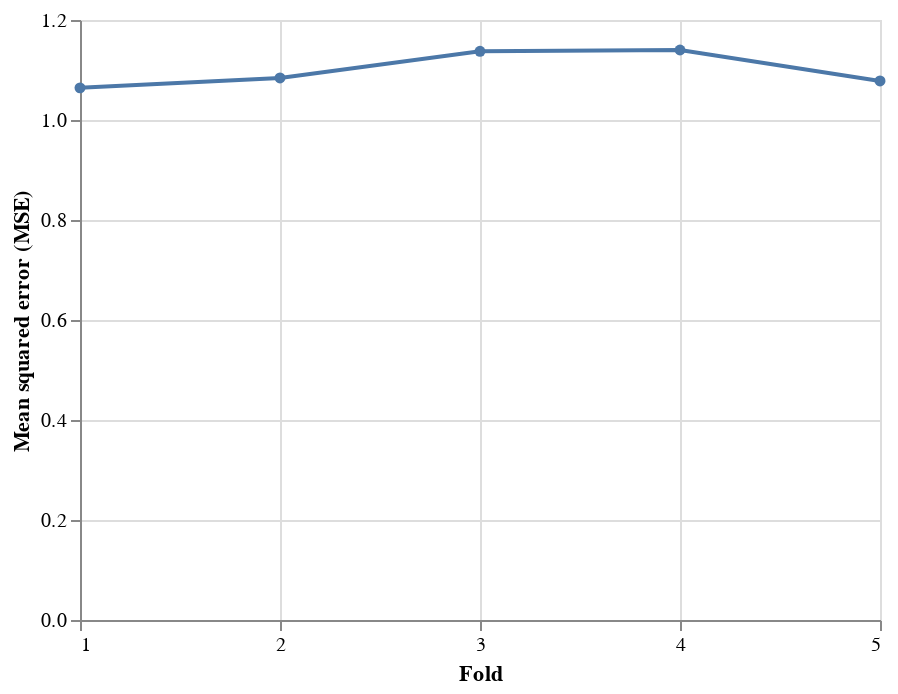

Notebook source saved alongside this figure:
### Code cell
alt.Chart(df_scores.reset_index()).mark_line(
     point=alt.OverlayMarkDef()
).encode(
    x=alt.X("index", bin=False, title="Fold", axis=alt.Axis(tickCount=5)),
    y=alt.Y("lr", aggregate="mean", title="Mean squared error (MSE)")
)

### Figure 1 — Vega-Lite specification as saved in the notebook (floating-point values rounded to 4 significant figures)
{"config": {"view": {"continuousWidth": 400, "continuousHeight": 300}}, "data": {"name": "data-081f0fc48d4158714cc137fb2efbe5d7"}, "mark": {"type": "line", "point": {}}, "encoding": {"x": {"axis": {"tickCount": 5}, "bin": false, "field": "index", "title": "Fold", "type": "quantitative"}, "y": {"aggregate": "mean", "field": "lr", "title": "Mean squared error (MSE)", "type": "quantitative"}}, "$schema": "https://vega.github.io/schema/vega-lite/v4.17.0.json", "datasets": {"data-081f0fc48d4158714cc137fb2efbe5d7": [{"index": 1, "lr": 1.064}, {"index": 2, "lr": 1.084}, {"index": 3, "lr": 1.137}, {"index": 4, "lr": 1.14}, {"index": 5, "lr": 1.078}]}}
